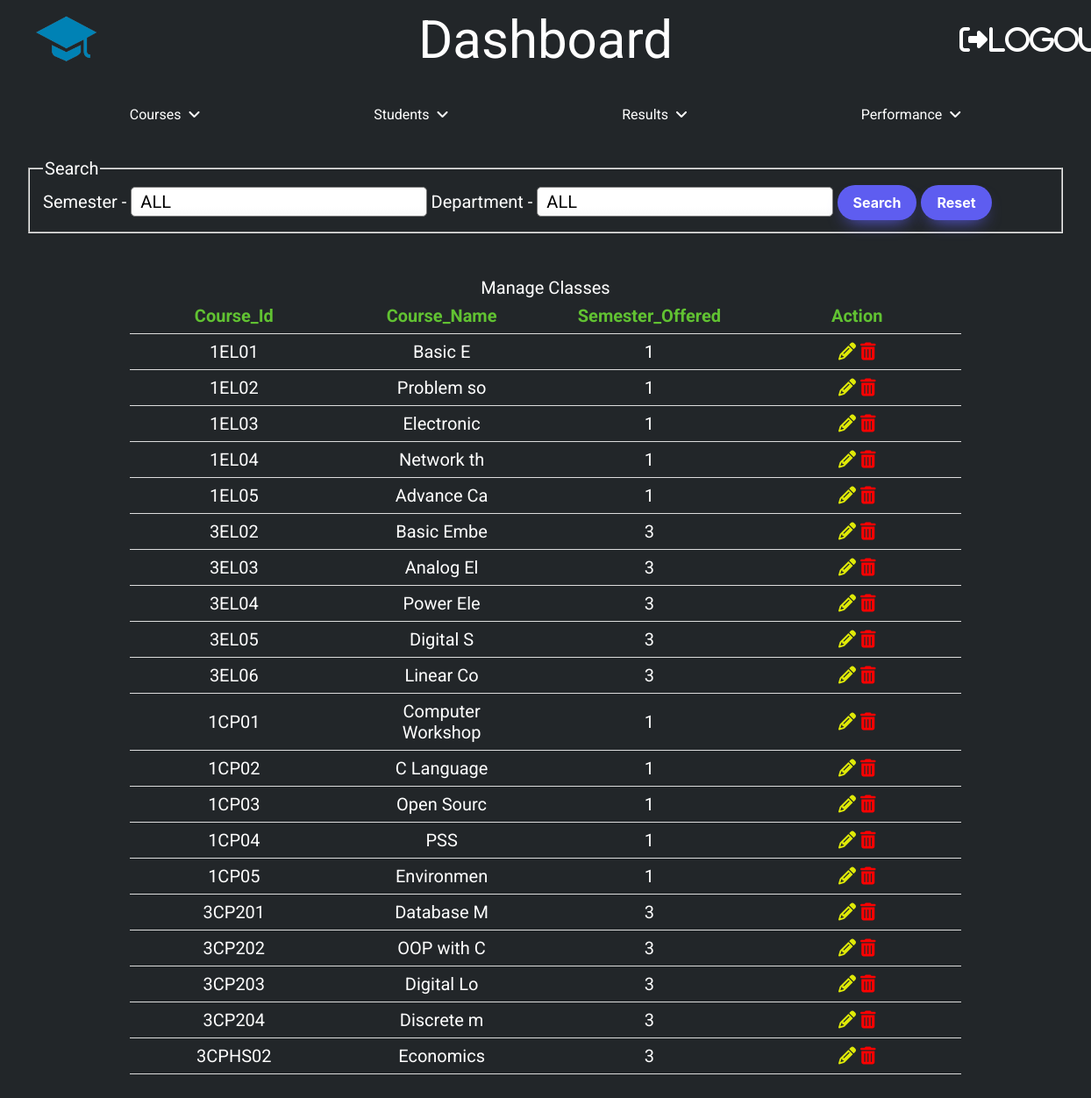
The page /manage_classes.php (signed in) on the database its author committed.
### tables this page shows
CREATE TABLE `course` (
  `course_id` varchar(10) NOT NULL,
  `course_name` varchar(20) NOT NULL,
  `sem_offered` int(10) NOT NULL,
  `dept_offered_id` int(10) NOT NULL
);

### manage_classes.php (the view, shortened to what this page needs)
<?php
include('init.php');
$sql = "SELECT `course_name`, `course_id`,`sem_offered`,`dept_offered_id` FROM `course`";
$result = mysqli_query($conn, $sql);
?>
<!DOCTYPE html>
<html lang="en">
<head>
    <link rel="stylesheet" href="css/home.css">
    <link rel="stylesheet" href="./css/font-awesome-4.7.0/css/font-awesome.css">
    <link rel="stylesheet" type='text/css' href="css/manage.css">
    <link rel="stylesheet" href="./css/search.css">
</head>
<body>
    <?php
    include './nav.php';
    ?>
    <div class="main">
        <form action="" method="post">
            <fieldset>
                <legend>Search</legend>
                Semester -
                <select name="sem_value" class="search_filter">
                    <option selected="selected" value="All">ALL</option>
                </select>
                Department -
                <select name="dept_value" class="search_filter">
                    <option selected value="All" class="search_filter">ALL</option>
                </select>
                <input type="submit" name="search" value="Search" class="search_button">
                <input type="submit" name="reset" value="Reset" class="search_button">
            </fieldset>
        </form>
        <?php
        if (mysqli_num_rows($result) > 0) {
            echo "<table>
                <caption>Manage Classes</caption>
                <tr>
                <th>Course_Id</th>
                <th>Course_Name</th>
                <th>Semester_Offered</th>
                <th>Action</th>
                </tr>";
            while ($row = mysqli_fetch_array($result)) {
        ?>
                <tr>
                    <td><?php echo $row['course_id'] ?> </td>
                    <td><?php echo $row['course_name'] ?></td>
                    <td><?php echo $row['sem_offered'] ?></td>
                    <td>
                        <a href="add_course.php?course_id_edit=<?php echo $row['course_id']; ?>" class="fas fa-pencil-alt link_edit" name="edit"></a>
                        <a href="add_course.php?course_id_del=<?php echo $row['course_id']; ?>" class="fas fa-trash-alt link_trash" name="delete"></a>
                    </td>
                </tr>
        <?php
            }
            echo "</table>";
        } else {
            echo "0 results";
        }
        ?>
    </div>
</body>
</html>

### nav.php (shortened to what this page needs)
<div class="title">
        <a href="dashboard.php"><img src="./images/logo1.png" alt="" class="logo"></a>
        <span class="heading">Dashboard</span>
        <a href="logout.php" style="color: white"><span class="fa fa-sign-out fa-2x">Logout</span></a>
    </div>
<div class="nav">
        <ul>
            <li class="dropdown" onclick="toggleDisplay('1')">
                <a href="" class="dropbtn">Courses &nbsp
                    <span class="fa fa-angle-down"></span>
                </a>
            </li>
            <li class="dropdown" onclick="toggleDisplay('2')">
                <a href="#" class="dropbtn">Students &nbsp
                    <span class="fa fa-angle-down"></span>
                </a>
            </li>
            <li class="dropdown" onclick="toggleDisplay('3')">
                <a href="#" class="dropbtn">Results &nbsp
                    <span class="fa fa-angle-down"></span>
                </a>
            </li>
            <li class="dropdown" onclick="toggleDisplay('4')">
                <a href="#" class="dropbtn">Performance &nbsp
                    <span class="fa fa-angle-down"></span>
                </a>
            </li>
        </ul>
    </div>

### css/home.css (style rules this page uses)
body { margin: 0; font-family: 'Roboto', sans-serif; background-color: #222629; color: white; }
.title { display: grid; grid-template-rows: 50px; grid-template-columns: 150px 1fr 150px; align-items: center; padding: 20px 0; text-align: center; }
.logo { width: 150px; height: auto; }
.heading { font-size: 60px; }
.main { display: grid; align-items: center; font-size: 20px; padding-top: 80px; }
ul { list-style-type: none; margin: 20px 0 0 0; padding: 0; display: flex; overflow: hidden; justify-content: space-evenly; }
li a,.dropbtn { display: inline-block; text-decoration: none; color: white; height: 40px; display: flex; align-items: center; padding: 5px 50px; }
li.dropdown { display: inline-block; }

### css/manage.css (style rules this page uses)
.main { display: grid; justify-content: center; padding: 30px; }
.main table { margin: 50px auto; }
.main table, th, td { border-collapse: collapse; text-align: center; table-layout: fixed; padding: 8px 30px; width: 80%; }
.main th { color: #61c232; }
th, td { border-bottom: 1px solid #ddd; }

### css/search.css (style rules this page uses)
*, *::before, *::after { box-sizing: border-box; }
select { appearance: none; background-color: transparent; border: none; padding: 0 1em 0 0; margin: 0; width: 100%; font-family: inherit; font-size: inherit; cursor: inherit; line-height: inherit; outline: none; }
:root { --select-border: #777; --select-focus: blue; --select-arrow: var(--select-border); }
.search_filter { width: 100%; min-width: 15ch; max-width: 30ch; border: 1px solid var(--select-border); border-radius: 0.25em; padding: 0.25em 0.5em; font-size: 1.25rem; cursor: pointer; line-height: 1.1; background-color: #fff; background-image: linear-gradient(to top, #f9f9f9, #fff 33%); }
.search_button { background: #5e5df0 !important; border-radius: 999px; box-shadow: #5e5df0 0 10px 20px -10px; box-sizing: border-box; color: #ffffff; cursor: pointer; font-family: Inter, Helvetica, "Apple Color Emoji", "Segoe UI Emoji", NotoColorEmoji, "Noto Color Emoji", "Segoe UI Symbol", "Android Emoji", EmojiSymbols, -apple-system, system-ui, "Segoe UI", Roboto, "Helvetica Neue", "Noto Sans", sans-serif; font-size: 16px; font-weight: 700; line-height: 24px; opacity: 1; outline: 0 solid transparent; padding: 8px 18px; user-select: none; -webkit-user-select: none; touch-action: manipulation; width: fit-content; word-break: break-word; border: 0; }
a { text-decoration: none; }
.link_edit { color: rgb(223, 234, 8); }
.link_trash { color: red; }

### rows shown on the page
course: course_id "1EL01", course_name "Basic E", sem_offered "1"
course: course_id "1EL02", course_name "Problem so", sem_offered "1"
course: course_id "1EL03", course_name "Electronic", sem_offered "1"
course: course_id "1EL04", course_name "Network th", sem_offered "1"
course: course_id "1EL05", course_name "Advance Ca", sem_offered "1"
course: course_id "3EL02", course_name "Basic Embe", sem_offered "3"
course: course_id "3EL03", course_name "Analog El", sem_offered "3"
course: course_id "3EL04", course_name "Power Ele", sem_offered "3"
course: course_id "3EL05", course_name "Digital S", sem_offered "3"
course: course_id "3EL06", course_name "Linear Co", sem_offered "3"
course: course_id "1CP01", course_name "Computer Workshop", sem_offered "1"
course: course_id "1CP02", course_name "C Language", sem_offered "1"
course: course_id "1CP03", course_name "Open Sourc", sem_offered "1"
course: course_id "1CP04", course_name "PSS", sem_offered "1"
course: course_id "1CP05", course_name "Environmen", sem_offered "1"
course: course_id "3CP201", course_name "Database M", sem_offered "3"
course: course_id "3CP202", course_name "OOP with C", sem_offered "3"
course: course_id "3CP203", course_name "Digital Lo", sem_offered "3"
course: course_id "3CP204", course_name "Discrete m", sem_offered "3"
course: course_id "3CPHS02", course_name "Economics", sem_offered "3"
